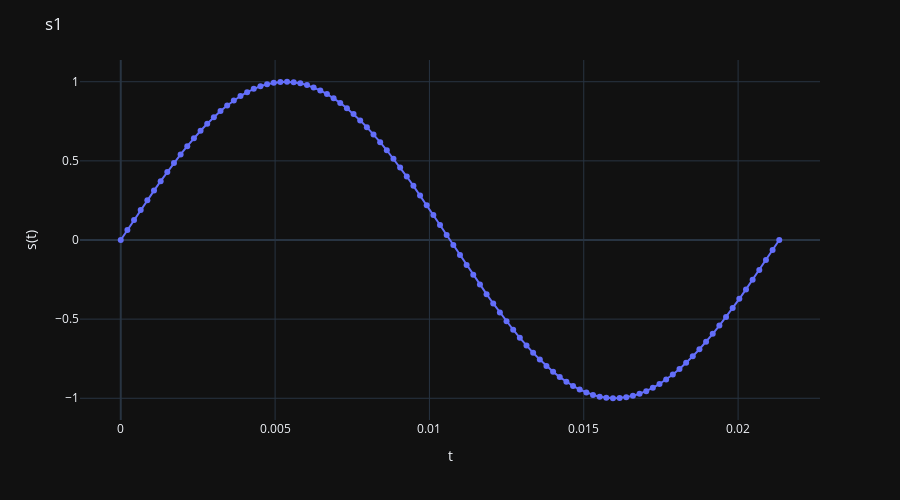

Notebook code for this chart:
### Markdown cell above
Vemos una señal como se emite desde la fuente o percibida por un sólo micrófono

### Code cell
div=100
n_ventana=1024
freq_sampleo=48_000

T=n_ventana/freq_sampleo
t=np.linspace(0,T,num=div)
s1=np.sin(2*np.pi/T*t)

fig=px.line(x=t,y=s1,markers=True)

fig.update_layout(
    title='s1',xaxis_title='t', yaxis_title='s(t)',
    height=500, width=900, template='plotly_dark'
)

fig.show()
